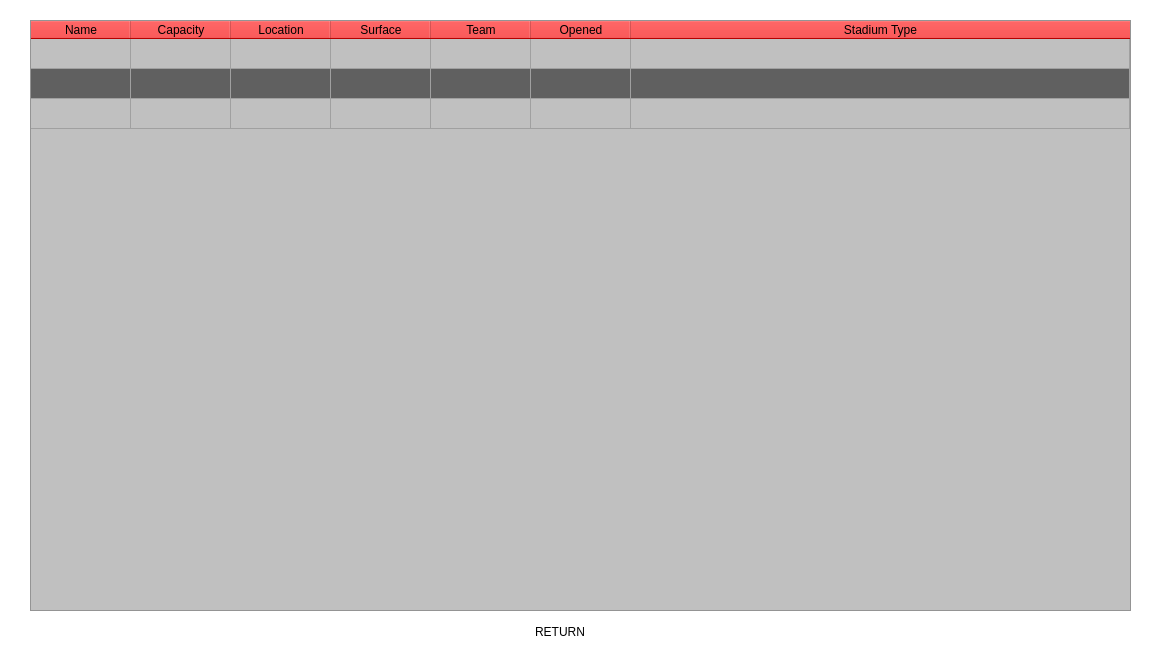
<?xml version="1.0" encoding="UTF-8"?>
<ui version="4.0">
 <class>TableViewPage</class>
 <widget class="QDialog" name="TableViewPage">
  <property name="geometry">
   <rect>
    <x>0</x>
    <y>0</y>
    <width>1163</width>
    <height>664</height>
   </rect>
  </property>
  <property name="windowTitle">
   <string>Dialog</string>
  </property>
  <property name="styleSheet">
   <string notr="true">QDialog {
	background-color: white;
}</string>
  </property>
  <widget class="QPushButton" name="returnBtn">
   <property name="geometry">
    <rect>
     <x>520</x>
     <y>620</y>
     <width>80</width>
     <height>24</height>
    </rect>
   </property>
   <property name="styleSheet">
    <string notr="true">border:none</string>
   </property>
   <property name="text">
    <string>RETURN</string>
   </property>
  </widget>
  <widget class="QTableWidget" name="tableWidget">
   <property name="geometry">
    <rect>
     <x>30</x>
     <y>20</y>
     <width>1101</width>
     <height>591</height>
    </rect>
   </property>
   <property name="styleSheet">
    <string notr="true">QTableWidget {
	background-color: #c0c0c0;
	alternate-background-color: #606060;
	selection-background-color: #282828;
	color: black;
}
QHeaderView::section { background-color:red }</string>
   </property>
   <property name="frameShadow">
    <enum>QFrame::Plain</enum>
   </property>
   <property name="editTriggers">
    <set>QAbstractItemView::NoEditTriggers</set>
   </property>
   <property name="alternatingRowColors">
    <bool>true</bool>
   </property>
   <property name="showGrid">
    <bool>true</bool>
   </property>
   <property name="gridStyle">
    <enum>Qt::SolidLine</enum>
   </property>
   <property name="sortingEnabled">
    <bool>false</bool>
   </property>
   <attribute name="horizontalHeaderStretchLastSection">
    <bool>true</bool>
   </attribute>
   <attribute name="verticalHeaderVisible">
    <bool>false</bool>
   </attribute>
   <row>
    <property name="text">
     <string/>
    </property>
   </row>
   <row>
    <property name="text">
     <string/>
    </property>
   </row>
   <row>
    <property name="text">
     <string/>
    </property>
   </row>
   <column>
    <property name="text">
     <string>Name</string>
    </property>
   </column>
   <column>
    <property name="text">
     <string>Capacity</string>
    </property>
   </column>
   <column>
    <property name="text">
     <string>Location</string>
    </property>
   </column>
   <column>
    <property name="text">
     <string>Surface</string>
    </property>
   </column>
   <column>
    <property name="text">
     <string>Team</string>
    </property>
   </column>
   <column>
    <property name="text">
     <string>Opened</string>
    </property>
   </column>
   <column>
    <property name="text">
     <string>Stadium Type</string>
    </property>
   </column>
   <item row="0" column="0">
    <property name="text">
     <string/>
    </property>
   </item>
  </widget>
 </widget>
 <resources/>
 <connections/>
</ui>
